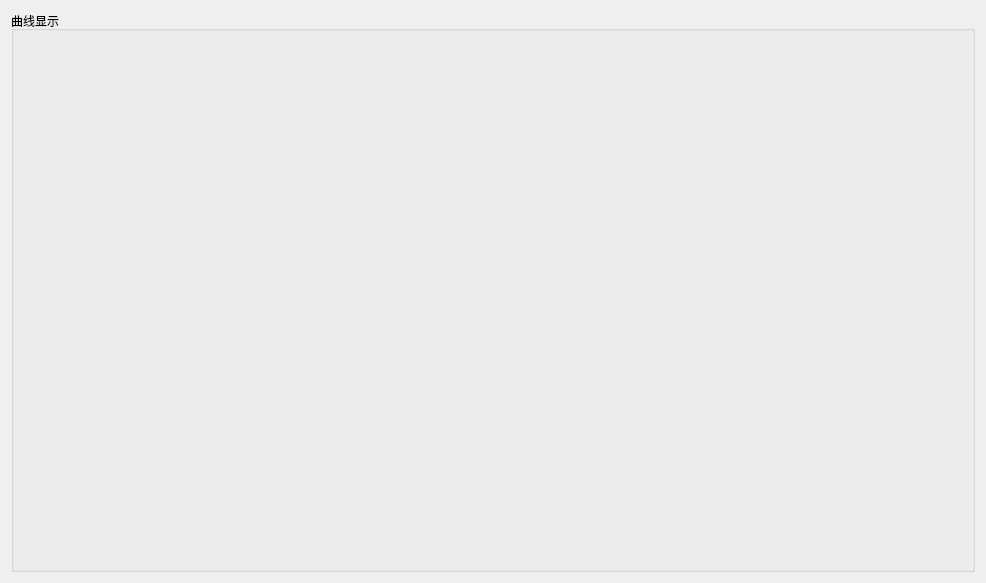
<?xml version="1.0" encoding="UTF-8"?>
<ui version="4.0">
 <class>Form</class>
 <widget class="QWidget" name="Form">
  <property name="geometry">
   <rect>
    <x>0</x>
    <y>0</y>
    <width>986</width>
    <height>583</height>
   </rect>
  </property>
  <property name="windowTitle">
   <string>Form</string>
  </property>
  <layout class="QHBoxLayout" name="horizontalLayout">
   <item>
    <widget class="QGroupBox" name="groupBox">
     <property name="title">
      <string>曲线显示</string>
     </property>
     <layout class="QHBoxLayout" name="horizontalLayout_3">
      <item>
       <widget class="QWidget" name="plot_widget" native="true"/>
      </item>
      <item>
       <layout class="QVBoxLayout" name="verticalLayout" stretch="9,1">
        <item>
         <layout class="QGridLayout" name="gridLayout_data"/>
        </item>
        <item>
         <spacer name="verticalSpacer">
          <property name="orientation">
           <enum>Qt::Vertical</enum>
          </property>
          <property name="sizeHint" stdset="0">
           <size>
            <width>20</width>
            <height>40</height>
           </size>
          </property>
         </spacer>
        </item>
       </layout>
      </item>
     </layout>
    </widget>
   </item>
  </layout>
 </widget>
 <resources/>
 <connections/>
</ui>
